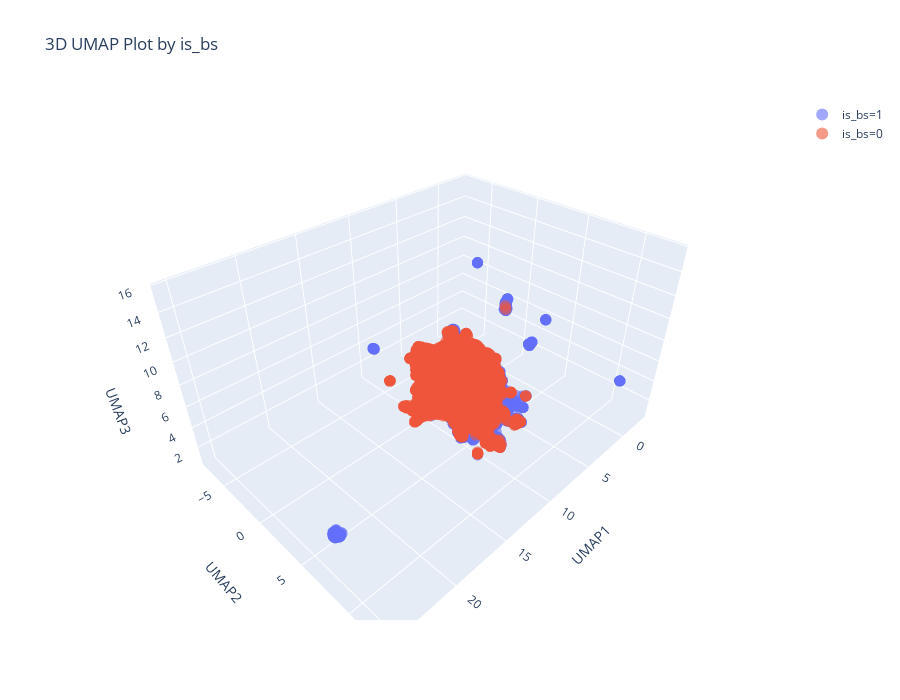
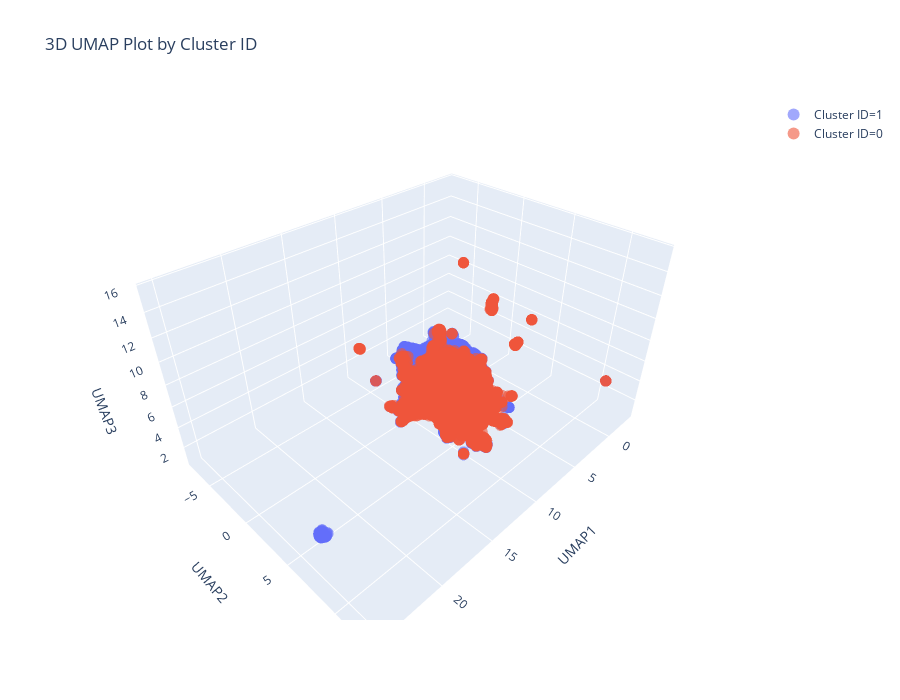

Notebook code for these charts, in order:
### Code cell
# Now let's create a 2 dimensional representation of our embeddings using UMAP.  This will allow us to plot the embeddings in a 2D space and visualize them.
embeddings_2d = dimension_reduction(embeddings)
embeddings_3d = dimension_reduction(embeddings, n_components=3)

# Let's see if there is any natural clustering with our labels.  This will give us a sense of whether there is any correlation between our labels and our embeddings.
md_print("### 2 Dimensional UMAP using MatPlotLib")
plot_embeddings_with_labels(embeddings_2d, df['is_bs'], "Is BS?")
md_print("### 3 Dimensional UMAP using MatPlotLib")
plot_embeddings_3d_with_labels(embeddings_3d, df['is_bs'], "Is BS?")
md_print("### 3 Dimensionsal UMAP using `plotly`")
md_print("Interactive Diagram supports zoom and rotation")
plot_3d_umap_by_label_layers(embeddings_3d, df['is_bs'], label_name='is_bs')

# Let's use a KMeans clustering model to cluster our text data.  
# We will only use 4 clusters, to correspond to our 4 different authors.
# Given that we already have a set number of categories, running an Elbow test is unnecessary

kmeans = KMeans(n_clusters=2, random_state=42)
kmeans.fit(embeddings)

# Now let's see how well our clustering corresponds to our labels.
plot_cluster_label_distribution(df, kmeans)

# Let's now visualize this in 2D space.  
plot_embeddings_with_labels(embeddings_2d, kmeans.labels_, "Cluster ID")
plot_3d_umap_by_label_layers(embeddings_3d, pd.Series(kmeans.labels_), label_name='Cluster ID')


# What happens if we reduce the dimensionality of the embeddings?
pca = PCA(n_components=150)
X_phi = pca.fit_transform(embeddings)

kmeans.fit(X_phi)

md_print("### After PCA Dimensional Reduction")
plot_cluster_label_distribution(df, kmeans)

### Figure 1 — Plotly figure (JSON) as saved in the notebook; plotly's stock layout.template omitted (floating-point values rounded to 4 significant figures; data arrays with more than 128 entries replaced by an {"elided": "..."} marker saying what was removed)
{"data": [{"marker": {"opacity": 0.6, "size": 4}, "mode": "markers", "name": "is_bs=1", "type": "scatter3d", "x": {"elided": "23481 float values"}, "y": {"elided": "23481 float values"}, "z": {"elided": "23481 float values"}}, {"marker": {"opacity": 0.6, "size": 4}, "mode": "markers", "name": "is_bs=0", "type": "scatter3d", "x": {"elided": "21246 float values"}, "y": {"elided": "21246 float values"}, "z": {"elided": "21246 float values"}}], "layout": {"height": 700, "legend": {"itemsizing": "constant"}, "scene": {"xaxis": {"title": {"text": "UMAP1"}}, "yaxis": {"title": {"text": "UMAP2"}}, "zaxis": {"title": {"text": "UMAP3"}}}, "title": {"text": "3D UMAP Plot by is_bs"}, "width": 900}}

### Figure 2 — Plotly figure (JSON) as saved in the notebook; plotly's stock layout.template omitted (floating-point values rounded to 4 significant figures; data arrays with more than 128 entries replaced by an {"elided": "..."} marker saying what was removed)
{"data": [{"marker": {"opacity": 0.6, "size": 4}, "mode": "markers", "name": "Cluster ID=1", "type": "scatter3d", "x": {"elided": "20947 float values"}, "y": {"elided": "20947 float values"}, "z": {"elided": "20947 float values"}}, {"marker": {"opacity": 0.6, "size": 4}, "mode": "markers", "name": "Cluster ID=0", "type": "scatter3d", "x": {"elided": "23780 float values"}, "y": {"elided": "23780 float values"}, "z": {"elided": "23780 float values"}}], "layout": {"height": 700, "legend": {"itemsizing": "constant"}, "scene": {"xaxis": {"title": {"text": "UMAP1"}}, "yaxis": {"title": {"text": "UMAP2"}}, "zaxis": {"title": {"text": "UMAP3"}}}, "title": {"text": "3D UMAP Plot by Cluster ID"}, "width": 900}}
